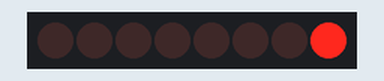
This sketch was run on a simulated Arduino Uno, built with avr-gcc and run on an emulated ATmega328P. Shown: 8 shift-register outputs drawn as a row of LEDs (first output left, lit = HIGH). Wiring (inferred from the names in the program): shift register (74HC595): data pin 12; shift clock pin 9; latch pin 11. Wiring (inferred from the signals the program sends): row of LEDs: on Q0, Q1, Q2, Q3, Q4, Q5, Q6, Q7.

Above: at 0.37 s.
At 5.12 s:
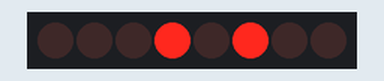
At 10.12 s:
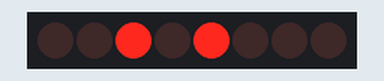
At 19.88 s:
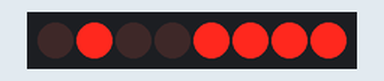
At 29.63 s:
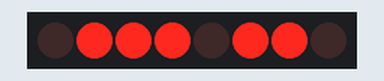
At 39.64 s:
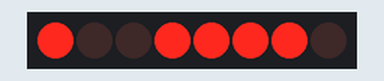
Timing chart, 0 to 40.0 s (numbered marks = the images above):
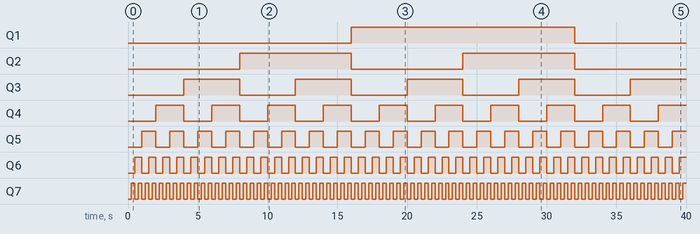

The sketch:

Hexazecimal_LED_74HC595.ino
```cpp
int latchPin = 11;
int clockPin = 9;
int dataPin = 12;
byte LEDs = 0x11;

void setup()
{
  Serial.begin(9600);
  pinMode(latchPin, OUTPUT);
  pinMode(dataPin, OUTPUT);
  pinMode(clockPin, OUTPUT);
}

void loop()
{
  for(int i=0; i<256; i++)
  {
  digitalWrite(latchPin, LOW);
  shiftOut(dataPin, clockPin, LSBFIRST, i); //trimite data la dataPin (shifteaza);
  digitalWrite(latchPin, HIGH);
  delay(250);
  }

}
```

Measured:
- by itself, Q1: LOW → HIGH at 16.0 s, → LOW 16.0 s later
- by itself, Q2: alternates HIGH for 8.0 s and LOW for 8.0 s
- by itself, Q3: alternates HIGH for 4.0 s and LOW for 4.0 s
- by itself, Q4: alternates HIGH for 2.0 s and LOW for 2.0 s
- by itself, Q5: alternates HIGH for 1.0 s and LOW for 1.0 s
- by itself, Q6: alternates HIGH for 0.50 s and LOW for 0.50 s
- by itself, Q7: alternates HIGH for 0.25 s and LOW for 0.25 s
